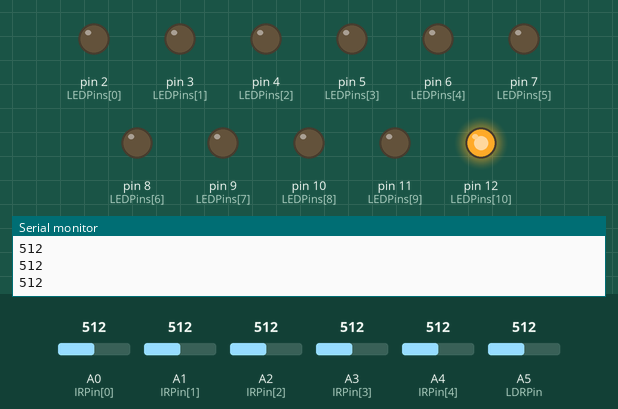
Bench run of a sketch on a simulated Arduino Uno, built with avr-gcc and run on an emulated ATmega328P. Shown: output pins drawn as LEDs (lit = HIGH), the last lines printed to the serial monitor. Inputs (shaded band) come from the test bench; at power-on: A0 (IRPin[0]) = 512, A1 (IRPin[1]) = 512, A2 (IRPin[2]) = 512, A3 (IRPin[3]) = 512, A4 (IRPin[4]) = 512, A5 (LDRPin) = 512.

Above: at 1.2 s.
1.3 s: A0 (IRPin[0]) set to 106
2.8 s: A0 (IRPin[0]) set to 91
At 4.0 s:
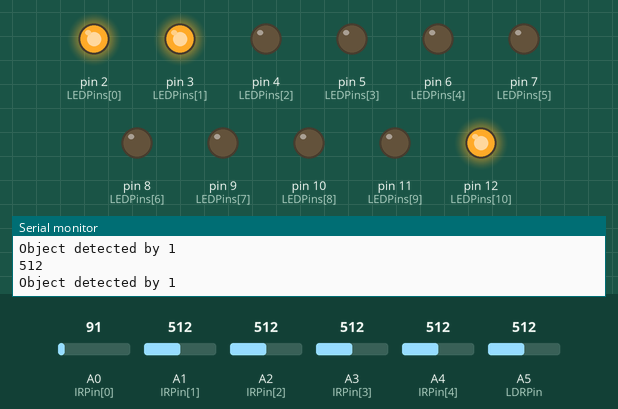
4.3 s: A1 (IRPin[1]) set to 106
7.3 s: A1 (IRPin[1]) set to 90
At 7.9 s:
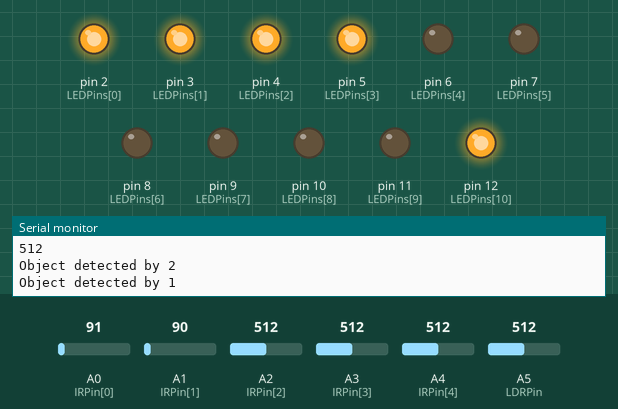
8.8 s: A2 (IRPin[2]) set to 106
10.3 s: A2 (IRPin[2]) set to 91
At 10.8 s:
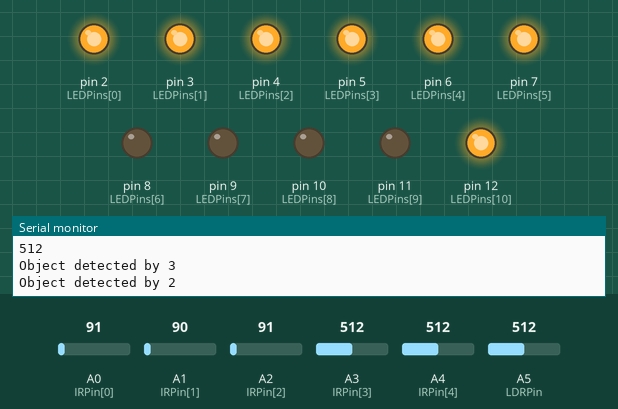
Timing chart, 0 to 12.8 s (numbered marks = the images above; inputs shaded):
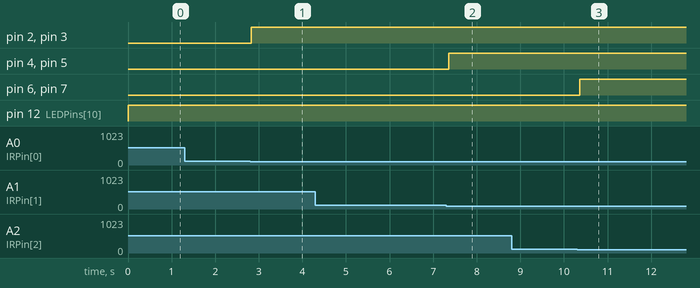

Measured:
- the behaviour switches between 100 and 99 on A0 (IRPin[0]) (found by bisection; images 0 and 1)
- the behaviour switches between 100 and 99 on A1 (IRPin[1]) (found by bisection; images 1 and 2)
- the behaviour switches between 100 and 99 on A2 (IRPin[2]) (found by bisection; images 2 and 3)
- after the input at 2.8 s, pin 2 (LEDPins[0]), pin 3 (LEDPins[1]): LOW → HIGH at once
- after the input at 7.3 s, pin 4 (LEDPins[2]), pin 5 (LEDPins[3]): LOW → HIGH after 0.05 s
- after the input at 10.3 s, pin 6 (LEDPins[4]), pin 7 (LEDPins[5]): LOW → HIGH after 0.06 s

The sketch:

smart_traffic_lights.ino
```cpp
const int IRPin[] = {A0,A1,A2,A3,A4};  // Analog input pin that the receiver is attached to
int IR_SensorValue[] = {0,0,0,0,0}; // value read from the receiver
const int LDRPin = A5;
int LDR_SensorValue = 0;
int LEDPins[]={2,3,4,5,6,7,8,9,10,11,12};
int i,j,k;
void setup() {
    // put your setup code here, to run once:
    // initialize serial communications at 9600 bps:
    Serial.begin(9600);
    //initialize the indicator LED:
    for(i=0;i<11;i++)
    pinMode(LEDPins[i], OUTPUT);
    for(i=0;i<5;i++)
    pinMode(IRPin[i], INPUT);
    pinMode(LDRPin, INPUT);
}

void loop()
{
    // put your main code here, to run repeatedly:
    for(i=0;i<5;i++)
      IR_SensorValue[i] = analogRead(IRPin[i]);
    LDR_SensorValue = analogRead(LDRPin);
    Serial.println(LDR_SensorValue);
  // print the results to the serial monitor:

  //the threshold found fron analog In Out program was when object is detected, the sensor value is below 100
  //set the threshold whihc you get
  //the threshold varies for different sets of emitter-receiver pairs

   if(LDR_SensorValue>500)
   {
        digitalWrite(LEDPins[10], HIGH);
        if(IR_SensorValue[4]<100)
        {
          Serial.println("Object detected by 5");
          for(i=8;i<10;i++)
            digitalWrite(LEDPins[i], HIGH);
        }
        else
          for(i=8;i<10;i++)
            digitalWrite(LEDPins[i], LOW);

        if(IR_SensorValue[3]<100)
        {
          Serial.println("Object detected by 4");
          for(i=6;i<8;i++)
            digitalWrite(LEDPins[i], HIGH);
        }
        else
          for(i=6;i<8;i++)
            digitalWrite(LEDPins[i], LOW);

        if(IR_SensorValue[2]<100)
        {
          Serial.println("Object detected by 3");
          for(i=4;i<6;i++)
            digitalWrite(LEDPins[i], HIGH);
        }
        else
          for(i=4;i<6;i++)
            digitalWrite(LEDPins[i], LOW);

        if(IR_SensorValue[1]<100)
        {
          Serial.println("Object detected by 2");
          for(i=2;i<4;i++)
            digitalWrite(LEDPins[i], HIGH);
        }
        else
          for(i=2;i<4;i++)
            digitalWrite(LEDPins[i], LOW);

       if(IR_SensorValue[0]<100)
        {
          Serial.println("Object detected by 1");
          for(i=0;i<2;i++)
            digitalWrite(LEDPins[i], HIGH);
        }
        else
          for(i=0;i<2;i++)
            digitalWrite(LEDPins[i], LOW);
  }
  else
  {
      for(i=0;i<10;i++)
      {
          digitalWrite(LEDPins[i], LOW);
      }
      Serial.println("\nEnough light");
  }
}
/*for(i=0;i<3;i++)
        {
            if(IR_SensorValue[i] < 100)
            {
                Serial.println("\nObject Detected");
                //checks if object is there or not
                for(j=i*2;j<i*2+3;j++)
                {
                    digitalWrite(LEDPins[j], HIGH);
                    delay(100);
                }
                while(i==2 || (i!=2 && IR_SensorValue[i+1]>100))
                {
                    for(k=0;k<2;k++)
                    Serial.println(IR_SensorValue[k]);
                }
                for(j=i*2;j<i*2+2;j++)
                {
                    digitalWrite(LEDPins[j], LOW);
                    delay(100);
                }
            }
        }*/
```
